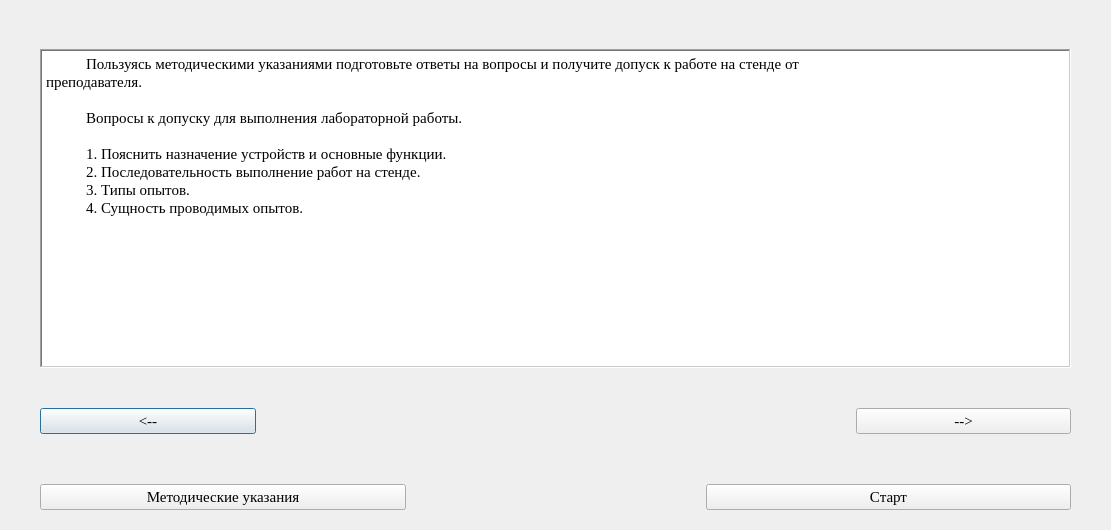
<?xml version="1.0" encoding="UTF-8"?>
<ui version="4.0">
 <class>Dialog</class>
 <widget class="QDialog" name="Dialog">
  <property name="geometry">
   <rect>
    <x>0</x>
    <y>0</y>
    <width>1111</width>
    <height>530</height>
   </rect>
  </property>
  <property name="font">
   <font>
    <family>Times New Roman</family>
    <pointsize>11</pointsize>
   </font>
  </property>
  <property name="windowTitle">
   <string>Dialog</string>
  </property>
  <widget class="QWidget" name="verticalLayoutWidget">
   <property name="geometry">
    <rect>
     <x>0</x>
     <y>-1</y>
     <width>1111</width>
     <height>531</height>
    </rect>
   </property>
   <layout class="QVBoxLayout" name="verticalLayout">
    <property name="spacing">
     <number>20</number>
    </property>
    <property name="topMargin">
     <number>10</number>
    </property>
    <item>
     <layout class="QHBoxLayout" name="horizontalLayout_3">
      <property name="leftMargin">
       <number>40</number>
      </property>
      <property name="topMargin">
       <number>40</number>
      </property>
      <property name="rightMargin">
       <number>40</number>
      </property>
      <property name="bottomMargin">
       <number>10</number>
      </property>
      <item>
       <widget class="QTextBrowser" name="QuestTB">
        <property name="frameShape">
         <enum>QFrame::WinPanel</enum>
        </property>
        <property name="verticalScrollBarPolicy">
         <enum>Qt::ScrollBarAsNeeded</enum>
        </property>
        <property name="horizontalScrollBarPolicy">
         <enum>Qt::ScrollBarAlwaysOff</enum>
        </property>
        <property name="sizeAdjustPolicy">
         <enum>QAbstractScrollArea::AdjustIgnored</enum>
        </property>
        <property name="html">
         <string>&lt;!DOCTYPE HTML PUBLIC &quot;-//W3C//DTD HTML 4.0//EN&quot; &quot;http://www.w3.org/TR/REC-html40/strict.dtd&quot;&gt;
&lt;html&gt;&lt;head&gt;&lt;meta name=&quot;qrichtext&quot; content=&quot;1&quot; /&gt;&lt;style type=&quot;text/css&quot;&gt;
p, li { white-space: pre-wrap; }
&lt;/style&gt;&lt;/head&gt;&lt;body style=&quot; font-family:'Times New Roman'; font-size:11pt; font-weight:400; font-style:normal;&quot;&gt;
&lt;p style=&quot; margin-top:0px; margin-bottom:0px; margin-left:0px; margin-right:0px; -qt-block-indent:0; text-indent:0px;&quot;&gt;	Пользуясь методическими указаниями подготовьте ответы на вопросы и получите допуск к работе на стенде от&lt;/p&gt;
&lt;p style=&quot; margin-top:0px; margin-bottom:0px; margin-left:0px; margin-right:0px; -qt-block-indent:0; text-indent:0px;&quot;&gt;преподавателя.&lt;/p&gt;
&lt;p style=&quot;-qt-paragraph-type:empty; margin-top:0px; margin-bottom:0px; margin-left:0px; margin-right:0px; -qt-block-indent:0; text-indent:0px;&quot;&gt;&lt;br /&gt;&lt;/p&gt;
&lt;p style=&quot; margin-top:0px; margin-bottom:0px; margin-left:0px; margin-right:0px; -qt-block-indent:0; text-indent:0px;&quot;&gt;	Вопросы к допуску для выполнения лабораторной работы.&lt;/p&gt;
&lt;p style=&quot;-qt-paragraph-type:empty; margin-top:0px; margin-bottom:0px; margin-left:0px; margin-right:0px; -qt-block-indent:0; text-indent:0px;&quot;&gt;&lt;br /&gt;&lt;/p&gt;
&lt;p style=&quot; margin-top:0px; margin-bottom:0px; margin-left:0px; margin-right:0px; -qt-block-indent:0; text-indent:0px;&quot;&gt;	1. Пояcнить назначение устройств и основные функции.&lt;/p&gt;
&lt;p style=&quot; margin-top:0px; margin-bottom:0px; margin-left:0px; margin-right:0px; -qt-block-indent:0; text-indent:0px;&quot;&gt;	2. Последовательность выполнение работ на стенде.&lt;/p&gt;
&lt;p style=&quot; margin-top:0px; margin-bottom:0px; margin-left:0px; margin-right:0px; -qt-block-indent:0; text-indent:0px;&quot;&gt;	3. Типы опытов.&lt;/p&gt;
&lt;p style=&quot; margin-top:0px; margin-bottom:0px; margin-left:0px; margin-right:0px; -qt-block-indent:0; text-indent:0px;&quot;&gt;	4. Сущность проводимых опытов.&lt;/p&gt;&lt;/body&gt;&lt;/html&gt;</string>
        </property>
        <property name="tabStopWidth">
         <number>40</number>
        </property>
       </widget>
      </item>
     </layout>
    </item>
    <item>
     <layout class="QHBoxLayout" name="horizontalLayout_6">
      <property name="spacing">
       <number>600</number>
      </property>
      <property name="leftMargin">
       <number>40</number>
      </property>
      <property name="topMargin">
       <number>10</number>
      </property>
      <property name="rightMargin">
       <number>40</number>
      </property>
      <property name="bottomMargin">
       <number>10</number>
      </property>
      <item>
       <widget class="QPushButton" name="LeftB">
        <property name="font">
         <font>
          <family>Times New Roman</family>
          <pointsize>11</pointsize>
         </font>
        </property>
        <property name="cursor">
         <cursorShape>PointingHandCursor</cursorShape>
        </property>
        <property name="text">
         <string>&lt;--</string>
        </property>
        <property name="default">
         <bool>false</bool>
        </property>
        <property name="flat">
         <bool>false</bool>
        </property>
       </widget>
      </item>
      <item>
       <widget class="QPushButton" name="RightB">
        <property name="font">
         <font>
          <family>Times New Roman</family>
          <pointsize>11</pointsize>
         </font>
        </property>
        <property name="cursor">
         <cursorShape>PointingHandCursor</cursorShape>
        </property>
        <property name="text">
         <string>--&gt;</string>
        </property>
       </widget>
      </item>
     </layout>
    </item>
    <item>
     <layout class="QHBoxLayout" name="horizontalLayout_2">
      <property name="spacing">
       <number>300</number>
      </property>
      <property name="leftMargin">
       <number>40</number>
      </property>
      <property name="topMargin">
       <number>20</number>
      </property>
      <property name="rightMargin">
       <number>40</number>
      </property>
      <property name="bottomMargin">
       <number>20</number>
      </property>
      <item>
       <widget class="QPushButton" name="MetodB_2">
        <property name="font">
         <font>
          <family>Times New Roman</family>
          <pointsize>11</pointsize>
         </font>
        </property>
        <property name="cursor">
         <cursorShape>PointingHandCursor</cursorShape>
        </property>
        <property name="text">
         <string>Методические указания</string>
        </property>
        <property name="default">
         <bool>false</bool>
        </property>
       </widget>
      </item>
      <item>
       <widget class="QPushButton" name="StartB_2">
        <property name="font">
         <font>
          <family>Times New Roman</family>
          <pointsize>11</pointsize>
         </font>
        </property>
        <property name="cursor">
         <cursorShape>PointingHandCursor</cursorShape>
        </property>
        <property name="text">
         <string>Старт</string>
        </property>
       </widget>
      </item>
     </layout>
    </item>
   </layout>
  </widget>
 </widget>
 <resources/>
 <connections/>
</ui>
